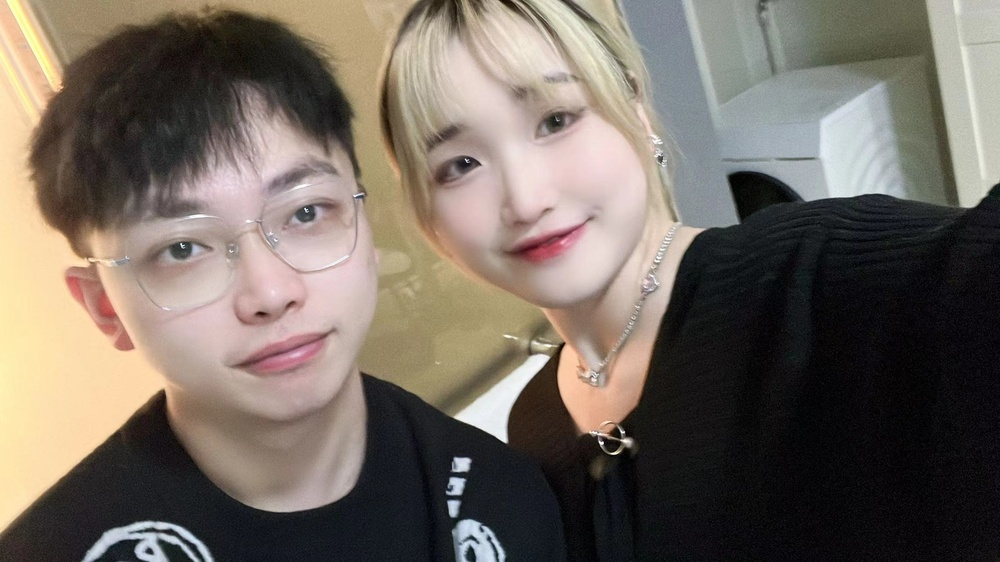
#> input picture 机器学习 - 副本/24.opencv/opencv图像处理/mobanpipei.jpg, 1000 x 562 px, shrunk from 2276 x 1280 before the run, found by its file name
$ python '模板匹配、霍夫线检测.py'
#> lines starting #> are read from the running program, lines starting #| are printed output that depends on the picture; after the words box and inside, x2 and y2 are one past the last pixel; in counts of white or black regions, pixels touching at a corner belong together
import numpy as np
import matplotlib.pyplot as plt
import cv2 as cv
img = cv.imread('E:\c++\mobanpipei.jpg')
#> img is the input picture: shape (562, 1000, 3); mean B, G, R 97.3, 106.6, 116.4
'''模板检测'''
template = cv.imread('E:\c++\mobanjiequ.jpg')
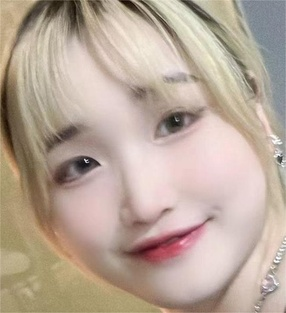
#> input picture 机器学习 - 副本/24.opencv/opencv图像处理/mobanjiequ.jpg, 286 x 313 px, shrunk from 650 x 712 before the run, found by its file name
#> template is the input picture: shape (313, 286, 3); mean B, G, R 153.4, 167.4, 185.4
h, w, l = template.shape
#> h = 313; w = 286; l = 3
res = cv.matchTemplate(img, template, method=cv.TM_CCORR)
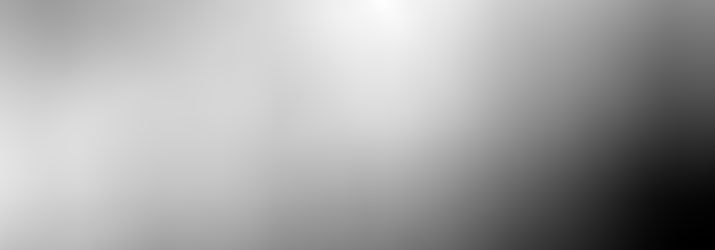
#> res: shape (250, 715) float32; min 502380992, max 8.14e+09, mean 5.44e+09; drawn with min black and max white
min_val, max_val, min_loc, max_loc = cv.minMaxLoc(res)
#> min_val = 502380992; max_val = 8.14e+09; min_loc = (714, 249); max_loc = (381, 0)
top_left = max_loc
#> top_left = (381, 0)
bottom_right = (top_left[0] + w, top_left[1] + h)
#> bottom_right = (667, 313)
cv.rectangle(img, top_left, bottom_right, (0, 255, 0), 10)
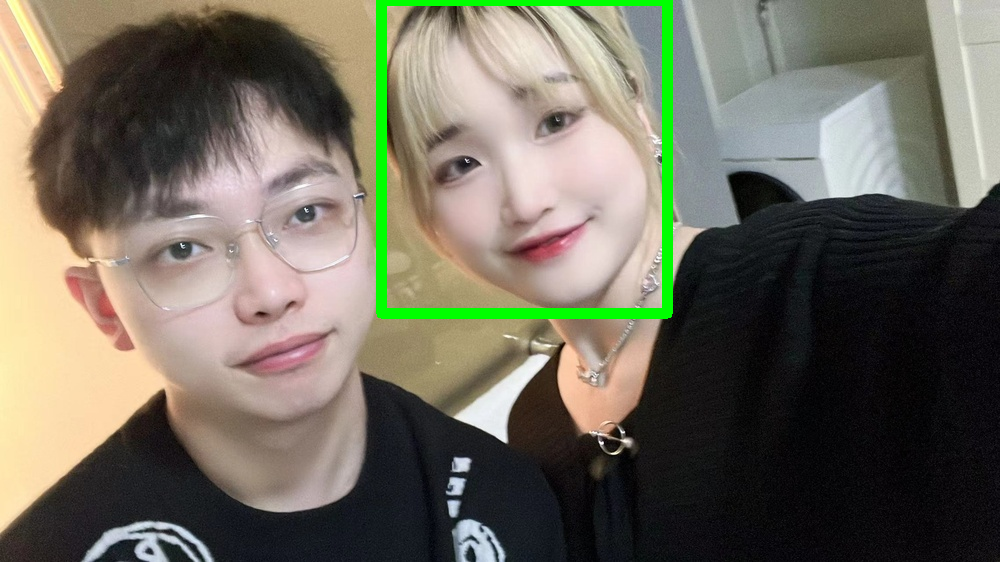
#> img: shape (562, 1000, 3); 2.08% of pixels changed, all inside (x1, y1, x2, y2) = (376, 0, 673, 319)
plt.imshow(img[:, :, ::-1])
plt.title("out")
plt.xticks([])
plt.yticks([])
plt.show()
'''霍夫线检测'''
# [19 lines of commented-out code are left out]
'''霍夫圆检测'''
# planets = cv.imread('E:\c++\mobanpipei.jpg')
# gay_img = cv.cvtColor(planets, cv.COLOR_BGRA2GRAY)
# # 2 进行中值模糊，去噪点
# img = cv.medianBlur(gay_img, 7)
# # 3 霍夫圆检测
# circles = cv.HoughCircles(img, cv.HOUGH_GRADIENT, 1, 200, param1=100, param2=50, minRadius=0, maxRadius=100)
# # 4 将检测结果绘制在图像上
# for i in circles[0, :]:  # 遍历矩阵每一行的数据
#     # 绘制圆形
#     cv.circle(planets, (i[0], i[1]), i[2], (0, 255, 0), 2)
#     # 绘制圆心
#     cv.circle(planets, (i[0], i[1]), 2, (0, 0, 255), -1)
# # 5 图像显示
# plt.figure(figsize=(10,8),dpi=100)
# plt.imshow(planets[:,:,::-1]),plt.title('霍夫变换圆检测')
# plt.xticks([]), plt.yticks([])
# plt.show()
